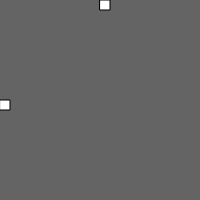
Frame 1 (no input)
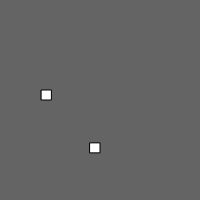
Frame 60 (no input)
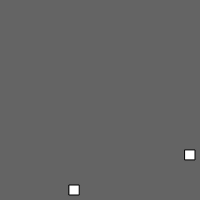
Frame 120 (the mouse pressed at the canvas centre since frame 60)

The p5.js sketch that drew these frames (run headless with seeded random() and noise() and a simulated clock; from frame 60 on, the mouse is pressed at the canvas centre):

// p5.js sketch
// ── sketch.js
var x = 0 ;
var y = 0 ;
var y1 = 100 ;
var x1 = 100 ;

function setup() {
  // put setup code here
  createCanvas(200, 200);
}

function draw() {
  // put drawing code here
  background(100) ;
  rect(x, y1, 10, 10) ;
  x = x + 5 ;
  if (x > width) {
    x = 0 ;
    y1 = random(height) ;
  }

  rect(x1, y, 10, 10) ;
  y = y + 5 ;
  if (y > height) {
    y = 0 ;
    x1 = random(width) ;
  }

}
